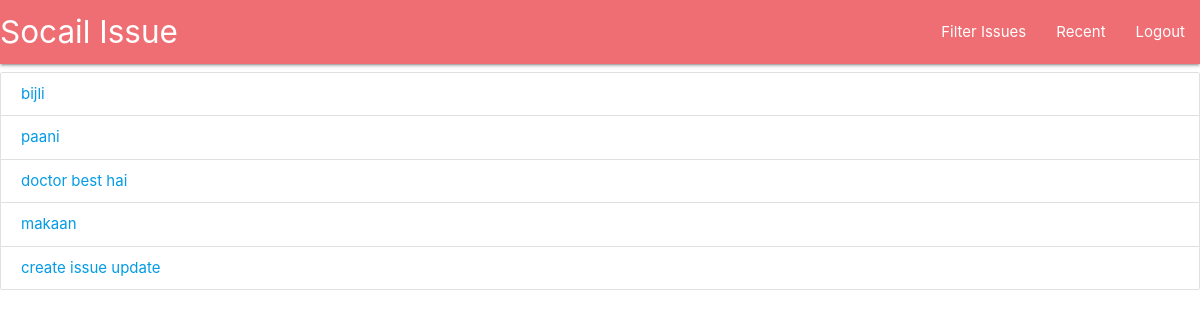
The page /main/trending (signed in) on the database as committed earlier.
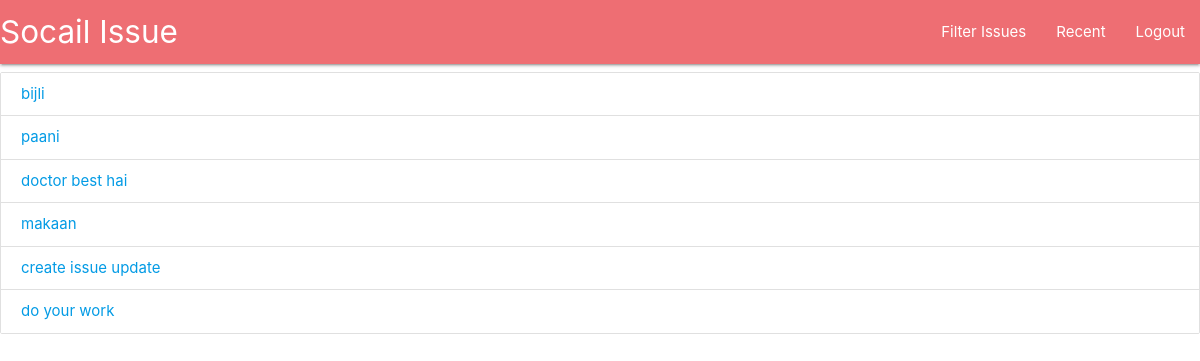
The same page on the database as committed later.
### main/models.py (models this page shows, shortened)
class SocialIssue(models.Model):
    user=models.ForeignKey(User,on_delete=models.CASCADE)
    title=models.CharField(max_length=256)
    description=models.TextField()
    submit_date=models.DateTimeField(auto_now_add=True)

### main/views.py (the view)
# urls.py: path("trending", views.trending_issues, name="trending"),
@login_required(login_url="login")
def trending_issues(request):
    issues = models.SocialIssue.objects.filter(comments__gt=3).distinct()
    d = {"issues": issues}
    return render(request, "main/trending.html", d)

### templates/main/trending.html
{% extends 'main/base.html' %} {% block content %}
<nav>
  <div class="nav-wrapper">
    <a href="{% url 'home' %}" class="brand-logo">Socail Issue</a>
    <ul id="nav-mobile" class="right hide-on-med-and-down">
      <li><a href="{% url 'filter_issue' %}">Filter Issues</a></li>
      <li><a href="{% url 'recent' %}">Recent</a></li>
      <li><a href="{% url 'logout' %}">Logout</a></li>
    </ul>
  </div>
</nav>
<ul class="collection">
  {% for issue in issues %}
  <li class="collection-item">
    <a href="{% url 'particular_issue' issue.id %}">{{issue.title}}</a>
  </li>
  {% endfor %}
</ul>
{% endblock content %}

Rows that differ between the two databases and show on the page:
added SocialIssue: title "do your work"
